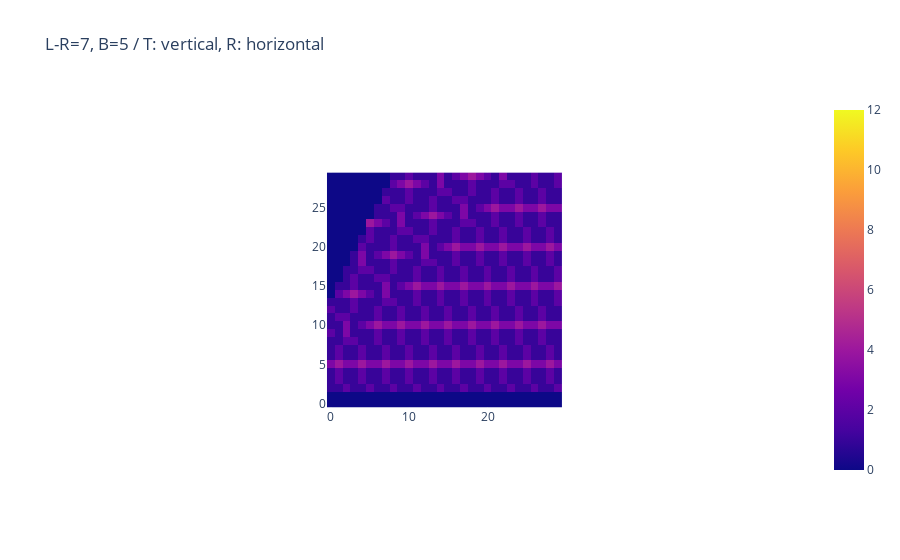
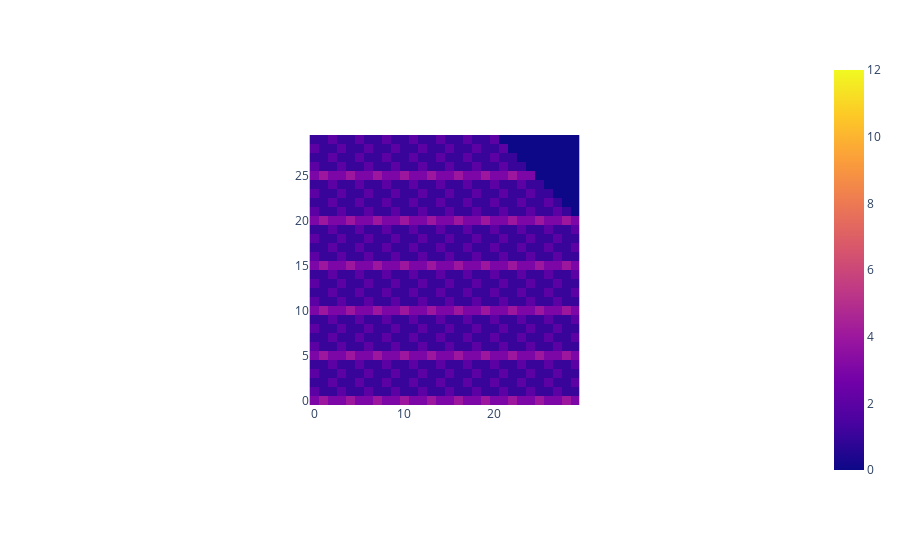
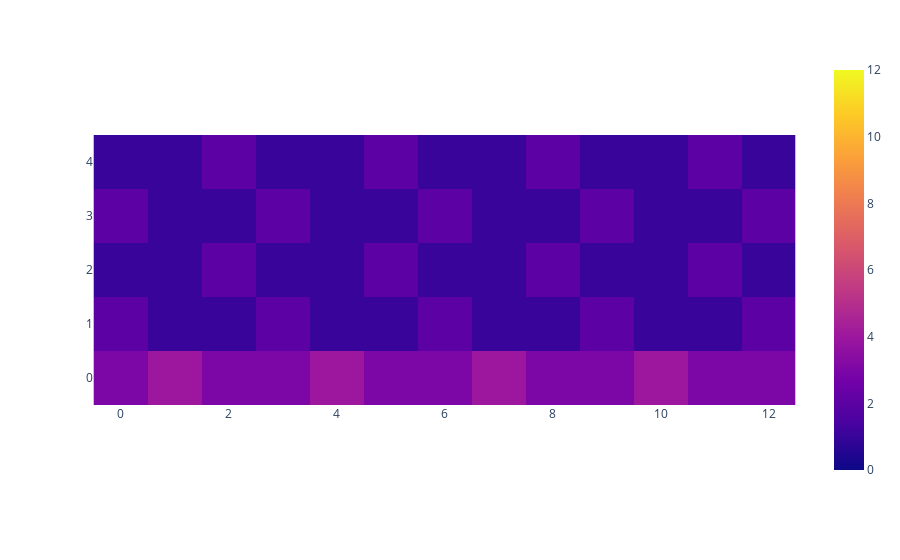

Here is the notebook cell these charts were saved with, in order:
### Code cell
# ---
shift = max(0, f - b)
tamed_matrix = []
for t in range(b,size+b):
    seq = []
    for i in range(size):
        s = t-b
        try:
            seq += [matrix[t][s + i]]
        except:
            seq += [0]
    tamed_matrix += [seq]
px.imshow(tamed_matrix, origin="lower", zmin=0, zmax=12).show()

# ---
tamed_matrix = np.array(tamed_matrix)
fig = px.imshow(
    tamed_matrix[:b,:f+b+1],
    origin="lower",
    aspect="equal",
    zmin=0,
    zmax=12,
)
fig.show()

### Figure 1 — Plotly figure (JSON) as saved in the notebook; plotly's stock layout.template omitted (floating-point values rounded to 4 significant figures; data arrays with more than 128 entries replaced by an {"elided": "..."} marker saying what was removed)
{"data": [{"coloraxis": "coloraxis", "hovertemplate": "x: %{x}<br>y: %{y}<br>color: %{z}<extra></extra>", "name": "0", "type": "heatmap", "xaxis": "x", "yaxis": "y", "z": {"elided": "30x30 int values"}}], "layout": {"autosize": true, "coloraxis": {"cmax": 12, "cmin": 0, "colorscale": [[0, "#0d0887"], [0.1111, "#46039f"], [0.2222, "#7201a8"], [0.3333, "#9c179e"], [0.4444, "#bd3786"], [0.5556, "#d8576b"], [0.6667, "#ed7953"], [0.7778, "#fb9f3a"], [0.8889, "#fdca26"], [1, "#f0f921"]]}, "title": {"text": "L-R=7, B=5 / T: vertical, R: horizontal"}, "xaxis": {"anchor": "y", "autorange": true, "constrain": "domain", "domain": [0.3387, 0.6613], "range": [-0.5, 29.5], "scaleanchor": "y"}, "yaxis": {"anchor": "x", "autorange": true, "constrain": "domain", "domain": [0, 1], "range": [-0.5, 29.5]}}}

### Figure 2 — Plotly figure (JSON) as saved in the notebook; plotly's stock layout.template omitted (floating-point values rounded to 4 significant figures; data arrays with more than 128 entries replaced by an {"elided": "..."} marker saying what was removed)
{"data": [{"coloraxis": "coloraxis", "hovertemplate": "x: %{x}<br>y: %{y}<br>color: %{z}<extra></extra>", "name": "0", "type": "heatmap", "xaxis": "x", "yaxis": "y", "z": {"elided": "30x30 int values"}}], "layout": {"autosize": true, "coloraxis": {"cmax": 12, "cmin": 0, "colorscale": [[0, "#0d0887"], [0.1111, "#46039f"], [0.2222, "#7201a8"], [0.3333, "#9c179e"], [0.4444, "#bd3786"], [0.5556, "#d8576b"], [0.6667, "#ed7953"], [0.7778, "#fb9f3a"], [0.8889, "#fdca26"], [1, "#f0f921"]]}, "margin": {"t": 60}, "xaxis": {"anchor": "y", "autorange": true, "constrain": "domain", "domain": [0.3148, 0.6852], "range": [-0.5, 29.5], "scaleanchor": "y"}, "yaxis": {"anchor": "x", "autorange": true, "constrain": "domain", "domain": [0, 1], "range": [-0.5, 29.5]}}}

### Figure 3 — Plotly figure (JSON) as saved in the notebook; plotly's stock layout.template omitted (floating-point values rounded to 4 significant figures)
{"data": [{"coloraxis": "coloraxis", "hovertemplate": "x: %{x}<br>y: %{y}<br>color: %{z}<extra></extra>", "name": "0", "type": "heatmap", "xaxis": "x", "yaxis": "y", "z": [[3, 4, 3, 3, 4, 3, 3, 4, 3, 3, 4, 3, 3], [2, 1, 1, 2, 1, 1, 2, 1, 1, 2, 1, 1, 2], [1, 1, 2, 1, 1, 2, 1, 1, 2, 1, 1, 2, 1], [2, 1, 1, 2, 1, 1, 2, 1, 1, 2, 1, 1, 2], [1, 1, 2, 1, 1, 2, 1, 1, 2, 1, 1, 2, 1]]}], "layout": {"autosize": true, "coloraxis": {"cmax": 12, "cmin": 0, "colorscale": [[0, "#0d0887"], [0.1111, "#46039f"], [0.2222, "#7201a8"], [0.3333, "#9c179e"], [0.4444, "#bd3786"], [0.5556, "#d8576b"], [0.6667, "#ed7953"], [0.7778, "#fb9f3a"], [0.8889, "#fdca26"], [1, "#f0f921"]]}, "margin": {"t": 60}, "xaxis": {"anchor": "y", "autorange": true, "constrain": "domain", "domain": [0.01852, 0.9815], "range": [-0.5, 12.5], "scaleanchor": "y"}, "yaxis": {"anchor": "x", "autorange": true, "constrain": "domain", "domain": [0, 1], "range": [-0.5, 4.5]}}}
